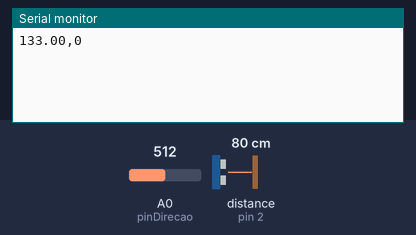
Recording of a sketch running on a simulated Arduino Uno, built with avr-gcc and run on an emulated ATmega328P. Shown: the last lines printed to the serial monitor. Wiring (inferred from the names in the program): range finder with pulse-width output: data pin 2. The test bench sets the inputs (shaded band); at power-on: A0 (pinDirecao) = 512, distance to the obstacle (sensor on pin 2) 80 cm.

Above: at 1.2 s.
1.3 s: A0 (pinDirecao) set to 122
At 2.6 s:
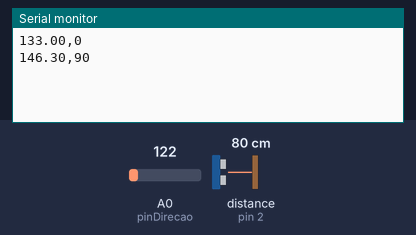
2.8 s: A0 (pinDirecao) set to 0
At 4.4 s:
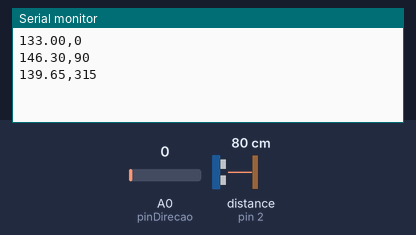
Timing chart, 0 to 5.9 s (numbered marks = the images above; inputs shaded):
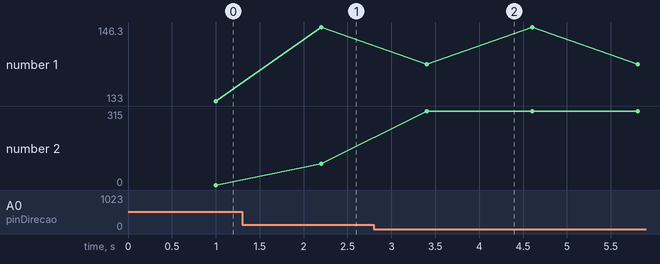

Measured:
- after the input at 1.3 s, the serial monitor: prints a new line after 0.90 s (image 1)
- after the input at 2.8 s, the serial monitor: prints a new line after 0.60 s (image 2)
- plotted number 2: 0 → 90 after the input at 1.3 s, 90 → 315 after the input at 2.8 s

The sketch:

Python.ino
```cpp
#define pinHallSensor 2   // Pino digital para o sensor Hall

// Definições de pinos e constantes
const int pinDirecao = A0;     // Pino analógico para direção do vento
const int raioAnemometro = 147; // Raio do anemômetro em mm
const int periodo = 1000;      // Tempo de medição em milissegundos
const int tempoEspera = 200;   // Tempo entre amostras em milissegundos

// Constante para o valor de Pi
const float pi = 3.14159265;

// Variáveis globais
unsigned int contador = 0;
unsigned int RPM = 0;
unsigned int amostra = 0;      // Contador de amostras
float velocidadeVentoMS = 0;
float velocidadeVentoKMH = 0;

// Funções para configurar e rodar o código
void setup() {
  pinMode(pinHallSensor, INPUT_PULLUP);  // Pino do sensor Hall com pull-up ativo
  Serial.begin(9600);                    // Inicializa comunicação serial
}

void loop() {
  amostra++;                // Incrementa o número de amostras
  medirVelocidadeVento();  // Medição de velocidade do vento
  int direcaoGraus = exibirDirecaoVento(); // Captura a direção do vento

  // Envia os dados para o Serial em formato CSV
  Serial.print(velocidadeVentoKMH);
  Serial.print(",");
  Serial.println(direcaoGraus);

  delay(tempoEspera);
}

// Função para medir a velocidade do vento
void medirVelocidadeVento() {
  contador = 0;
  attachInterrupt(digitalPinToInterrupt(pinHallSensor), incrementarContador, RISING);
  delay(periodo);
  detachInterrupt(digitalPinToInterrupt(pinHallSensor));

  RPM = (contador * 60) / (periodo / 1000);   // Calcula RPM
  velocidadeVentoMS = calcularVelocidadeMS(); // Calcula velocidade em m/s
  velocidadeVentoKMH = velocidadeVentoMS * 3.6; // Converte para km/h
}

// Função para calcular a velocidade em m/s
float calcularVelocidadeMS() {
  return (4 * pi * raioAnemometro * RPM) / 60000.0; // Velocidade do vento em m/s
}

// Função para exibir a direção do vento e retornar a direção em graus
int exibirDirecaoVento() {
  float valor = analogRead(pinDirecao) * (5.0 / 1023.0); // Leitura do sensor de direção

  int direcaoGraus;

  if (valor <= 0.27) { direcaoGraus = 315; }
  else if (valor <= 0.32) { direcaoGraus = 270; }
  else if (valor <= 0.38) { direcaoGraus = 225; }
  else if (valor <= 0.45) { direcaoGraus = 180; }
  else if (valor <= 0.57) { direcaoGraus = 135; }
  else if (valor <= 0.75) { direcaoGraus = 90; }
  else if (valor <= 1.25) { direcaoGraus = 45; }
  else { direcaoGraus = 0; }

  return direcaoGraus;
}

// Função de interrupção para incrementar o contador
void incrementarContador() {
  contador++;
}
```
